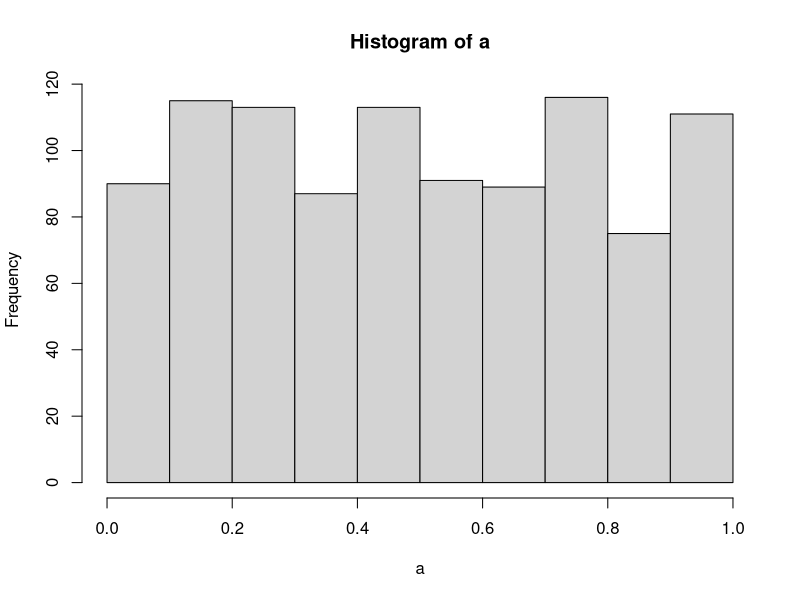
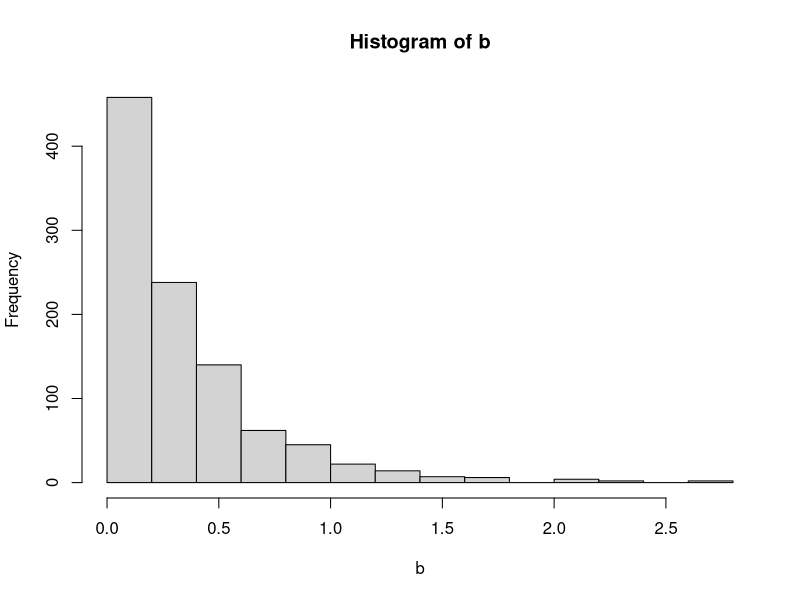

Recreate these plots in R, in order. (Note: this script raises an error after producing the figures.)
set.seed(1337)
a = runif(1000)
a
hist(a)

b = -log(1-a)/3 #exponential distribution with lambda=3
b
hist(b)


#Generating discrete probability distributions
U = runif(n, min = 0, max = 1) #code for generating uniform r.v

p = 0:5; #a bernoulli dist, tossing a coin simulation
U = runif(1, min = 0, max = 1);
X = (U < p);

#law of large numbers through coin toss simulation
n = 1000
U =runif(n, min=0, max=1);
toss = U < 0.6;
a = numeric(n+1);
avg = numeric(n);
for(i in 2:n+1)
{
  a[i] = a[i-1]+toss[i-1];
  avg[i-1] = a[i]/(i-1);
}
plot(1:n,avg[1:n], type ="l",lwd =5, col ="blue", ylab ="Proportion of Heads", xlab= "CoinTossNumber", cex.main =1.25, cex.lab =1.5, cex.axis =1.75)

#for generating arbitrary discrete distributions
#Solution Discovered (NOT inverse transform method)
P= c(0.10,0.80,0.33);
X = c(1,2,3);
counter = 1;
r = runif(1, min = 0, max = 1);
while(r > P[counter])
  counter =counter + 1;
end
X[counter]

#Poisson dist
Lambda = 2;
i = 0;
U = runif(1, min = 0, max = 1);
Y = -(1/Lambda)*log(U);
sum = Y ;
while(sum < 1)
{U = runif(1, min = 0, max = 1);
Y = -(1/Lambda)*log(U);
sum = sum + Y ;
i = i + 1;}
X = i




###{(b)Gaussian elimination with partial pivoting
gauss_elimination = function(matrix,diagonal = T){
  #This function performs the gaussian elimination for one column
  for_one_column = function(matrix, starting_row = 1, column = 1){
    for (i in (starting_row + 1):nrow(matrix)){
      L_table[i,column] <<-  matrix[i,column]/matrix[starting_row,column]
      matrix[i,] = matrix[i,] - matrix[i,column]/
        matrix[starting_row,column]*
        matrix[starting_row,]
    }
    return(matrix)
  }
  
  #This function changes a row of a matrix with another one
  change_lines = function(matrix,line_1,line_2,column_1 = 1,
                          column_2 =  ncol(matrix)){
    scapegoat = matrix[line_1,column_1:column_2]
    matrix[line_1,column_1:column_2] = matrix[line_2,column_1:column_2]
    matrix[line_2,column_1:column_2] = scapegoat
    return(matrix)
  }
  
  #This function checks if alternations need to be made
  checking_zeroes = function(matrix,starting_row,column){
    #If pilot is not zero
    if (matrix[starting_row,column] != 0){
      return ("No alternation needed")
      #If pilot is zero
    }else{
      row_to_change = 0
      for (i in starting_row:nrow(matrix)){
        if (matrix[i,column] != 0){
          row_to_change = i
          break
        }
      }
      #If both the pilot and all the elements below it are zero
      if (row_to_change == 0){
        return("Skip this column")
        #If the pilot is zero but at least one below it is not
      }else{
        return(c("Alternation needed",row_to_change))
      }
    }
  }
  
  #The main program
  row_to_work = 1 ; alternation_table = diag(nrow(matrix))
  L_table = diag(nrow(matrix))
  for (column_to_work in 1:ncol(matrix)){
    a = checking_zeroes(matrix,row_to_work,column_to_work)
    if (a[1] == "Alternation needed"){
      matrix = change_lines(matrix,as.numeric(a[2]),row_to_work)
      alternation_table = change_lines(alternation_table,row_to_work,
                                       as.numeric(a[2]))
      if (as.numeric(a[2]) != 1){
        L_table = change_lines(L_table,row_to_work,
                               as.numeric(a[2]),1,column_to_work - 1)
      }
    }
    if (a[1] == "Skip this column"){
      next()
    }
    matrix = for_one_column(matrix,row_to_work,column_to_work)
    if(row_to_work + 1 == nrow(matrix)){
      break
    }
    row_to_work = row_to_work + 1
  }
  if (diagonal == FALSE){
    return(list("P" = as.fractions(alternation_table),
                "L" = as.fractions(L_table),
                "U : The matrix after the elimination"=as.fractions(matrix)))
  }else{
    D = diag(nrow(matrix))
    diag(D) = diag(matrix)
    for (i in 1:nrow(D)){
      matrix[i,] = matrix[i,]/diag(D)[i]
    }
    return(list("P" = as.fractions(alternation_table),
                "L" = as.fractions(L_table),
                "D" = as.fractions(D),
                "U : The matrix after the elimination"=as.fractions(matrix)))
  }
}

#Example 1
A <- matrix(c(2, 1, -1,
              -3, -1, 2,
              -2,  1, 2), 3, 3, byrow=TRUE)
b <- c(8, -11, -3)
solve(A,b) #[1]  2  3 -1
gauss_elimination(A, b)
gauss_elimination(A, b, verbose=TRUE, fractions=TRUE)
gauss_elimination(A, b, verbose=TRUE, fractions=TRUE, latex=TRUE)

# determine whether matrix is solvable
gauss_elimination(A, numeric(3)) 
#}